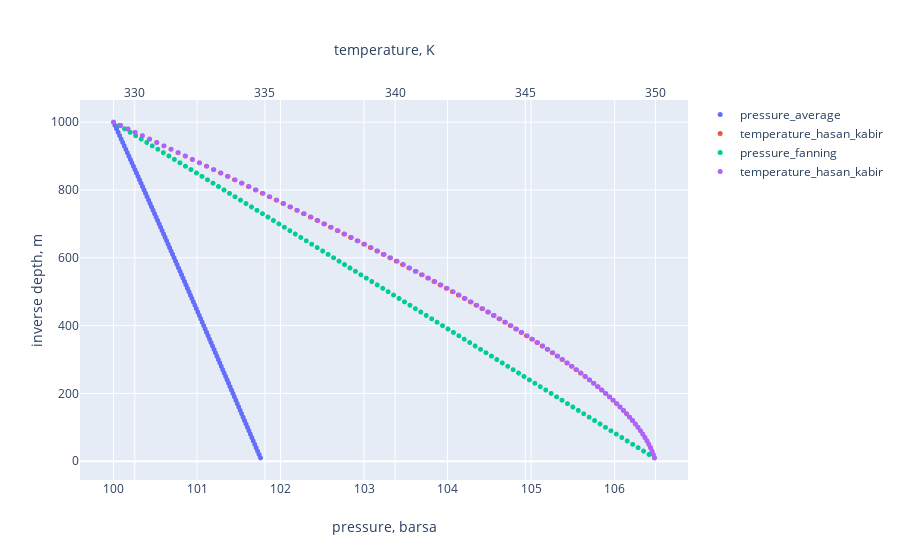

Write notebook code for a chart like this one.
### Code cell
fig = go.Figure()

profile = well.compute_pressure_profile(method_pressure='average', method_temperature='hasan_kabir')

trace1 = go.Scattergl(x = profile['pressure'],
                      y = profile['coordinate'], 
                      mode = 'markers',
                      marker = dict(size = 5),
                      name = 'pressure_average',
                      xaxis = 'x1')

trace2 = go.Scattergl(x = profile['temperature'],
                      y = profile['coordinate'], 
                      mode = 'markers',
                      marker = dict(size = 5),
                      name = 'temperature_hasan_kabir',
                      xaxis = 'x2')

profile = well.compute_pressure_profile(method_pressure='gray', method_temperature='hasan_kabir')

trace3 = go.Scattergl(x = profile['pressure'],
                      y = profile['coordinate'], 
                      mode = 'markers',
                      marker = dict(size = 5),
                      name = 'pressure_fanning',
                      xaxis = 'x1')

trace4 = go.Scattergl(x = profile['temperature'],
                      y = profile['coordinate'], 
                      mode = 'markers',
                      marker = dict(size = 5),
                      name = 'temperature_hasan_kabir',
                      xaxis = 'x2')

fig.add_trace(trace1)
fig.add_trace(trace2)
fig.add_trace(trace3)
fig.add_trace(trace4)

fig.update_layout(xaxis1 = dict(title = dict(text = 'pressure, barsa'),
                                side = 'bottom'),
                  xaxis2 = dict(title = dict(text = 'temperature, K'),
                                overlaying = 'x',
                                side = 'top'),
                  yaxis = dict(title = dict(text = 'inverse depth, m')))

fig.show()
